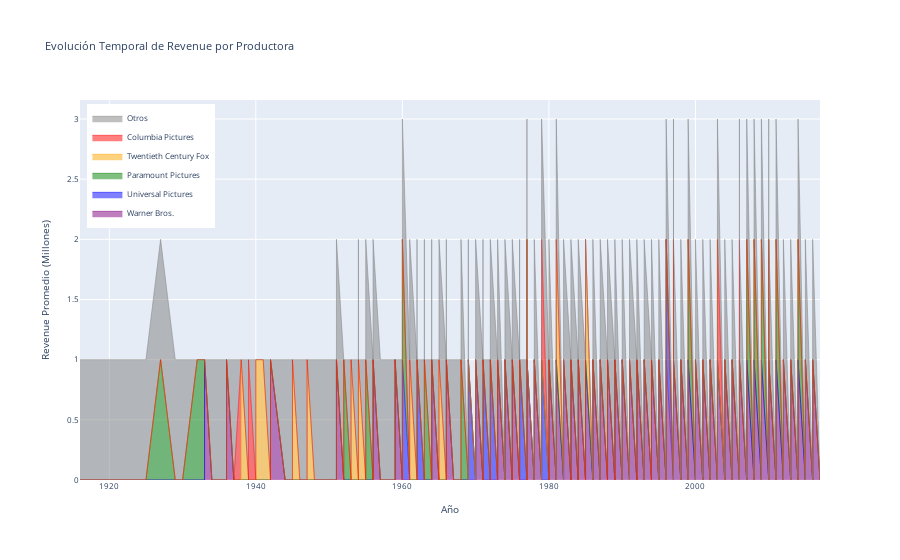

The notebook cell saved with this chart:
### Markdown cell above
#### Evolución revenue por año

### Code cell
"""
No tiene sentido porque una película puede tener muchas productoras
"""

# # Crear una columna con el año de la fecha de lanzamiento
# df_plots['release_year'] = df_plots['release_date'].dt.year

# # Calcular el promedio de revenue por año y por productora
# df_aux = df_plots.groupby(['release_year', 'Warner Bros.', 'Universal Pictures', 'Paramount Pictures', 
#                            'Twentieth Century Fox Film Corporation', 'Columbia Pictures', 'Other_company'])['revenue'].mean().reset_index()

# # Crear la figura
# fig = go.Figure()

# # Añadir trazas para cada productora (por cada columna de productoras)
# fig.add_trace(go.Scatter(
#     x=df_aux['release_year'], 
#     y=df_aux['Warner Bros.'],
#     hoverinfo='x+y',
#     mode='lines',
#     line=dict(width=0.5, color='purple'),
#     stackgroup='one',
#     name='Warner Bros.'
# ))

# fig.add_trace(go.Scatter(
#     x=df_aux['release_year'], 
#     y=df_aux['Universal Pictures'],
#     hoverinfo='x+y',
#     mode='lines',
#     line=dict(width=0.5, color='blue'),
#     stackgroup='one',
#     name='Universal Pictures'
# ))

# fig.add_trace(go.Scatter(
#     x=df_aux['release_year'], 
#     y=df_aux['Paramount Pictures'],
#     hoverinfo='x+y',
#     mode='lines',
#     line=dict(width=0.5, color='green'),
#     stackgroup='one',
#     name='Paramount Pictures'
# ))

# fig.add_trace(go.Scatter(
#     x=df_aux['release_year'], 
#     y=df_aux['Twentieth Century Fox Film Corporation'],
#     hoverinfo='x+y',
#     mode='lines',
#     line=dict(width=0.5, color='orange'),
#     stackgroup='one',
#     name='Twentieth Century Fox'
# ))

# fig.add_trace(go.Scatter(
#     x=df_aux['release_year'], 
#     y=df_aux['Columbia Pictures'],
#     hoverinfo='x+y',
#     mode='lines',
#     line=dict(width=0.5, color='red'),
#     stackgroup='one',
#     name='Columbia Pictures'
# ))

# fig.add_trace(go.Scatter(
#     x=df_aux['release_year'], 
#     y=df_aux['Other_company'],
#     hoverinfo='x+y',
#     mode='lines',
#     line=dict(width=0.5, color='gray'),
#     stackgroup='one',
#     name='Otros'
# ))

# # Actualizar el layout para personalizar el gráfico
# fig.update_layout(
#     title='Evolución Temporal de Revenue por Productora',
#     xaxis_title='Año',
#     yaxis_title='Revenue Promedio (Millones)',
#     legend=dict(
#         bgcolor='white',
#         yanchor="top",
#         y=0.99,
#         xanchor="left",
#         x=0.01
#     ),
#     font=dict(size=8),
#     # margin=dict(l=0, r=0, b=0, t=25, pad=4)
# )

# # Mostrar el gráfico
# fig.show()

### Figure 1 — Plotly figure (JSON) as saved in the notebook; plotly's stock layout.template omitted (floating-point values rounded to 4 significant figures; data arrays with more than 128 entries replaced by an {"elided": "..."} marker saying what was removed)
{"data": [{"hoverinfo": "x+y", "line": {"color": "purple", "width": 0.5}, "mode": "lines", "name": "Warner Bros.", "stackgroup": "one", "type": "scatter", "x": {"elided": "480 int values"}, "y": {"elided": "480 int values"}}, {"hoverinfo": "x+y", "line": {"color": "blue", "width": 0.5}, "mode": "lines", "name": "Universal Pictures", "stackgroup": "one", "type": "scatter", "x": {"elided": "480 int values"}, "y": {"elided": "480 int values"}}, {"hoverinfo": "x+y", "line": {"color": "green", "width": 0.5}, "mode": "lines", "name": "Paramount Pictures", "stackgroup": "one", "type": "scatter", "x": {"elided": "480 int values"}, "y": {"elided": "480 int values"}}, {"hoverinfo": "x+y", "line": {"color": "orange", "width": 0.5}, "mode": "lines", "name": "Twentieth Century Fox", "stackgroup": "one", "type": "scatter", "x": {"elided": "480 int values"}, "y": {"elided": "480 int values"}}, {"hoverinfo": "x+y", "line": {"color": "red", "width": 0.5}, "mode": "lines", "name": "Columbia Pictures", "stackgroup": "one", "type": "scatter", "x": {"elided": "480 int values"}, "y": {"elided": "480 int values"}}, {"hoverinfo": "x+y", "line": {"color": "gray", "width": 0.5}, "mode": "lines", "name": "Otros", "stackgroup": "one", "type": "scatter", "x": {"elided": "480 int values"}, "y": {"elided": "480 int values"}}], "layout": {"font": {"size": 8}, "legend": {"bgcolor": "white", "x": 0.01, "xanchor": "left", "y": 0.99, "yanchor": "top"}, "title": {"text": "Evolución Temporal de Revenue por Productora"}, "xaxis": {"title": {"text": "Año"}}, "yaxis": {"title": {"text": "Revenue Promedio (Millones)"}}}}
